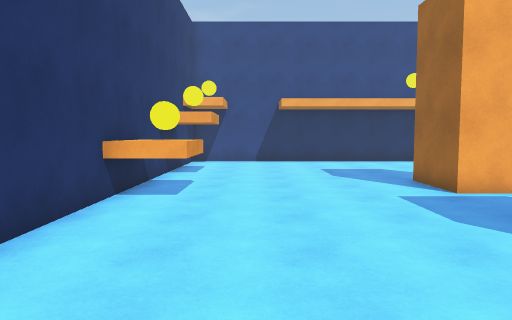
View 1 (above)

21 first-person views from a walk through a Unity game level. The camera is 1.5 m above the floor, tilts 4° down and sees 70° across. The floor is counted in squares, 1 m on a side. Each view is taken from the middle of a square. On the plan, view 1 faces up. The plan holds only what a view shows up to about 16 squares ahead; the rest is blank.

View 2
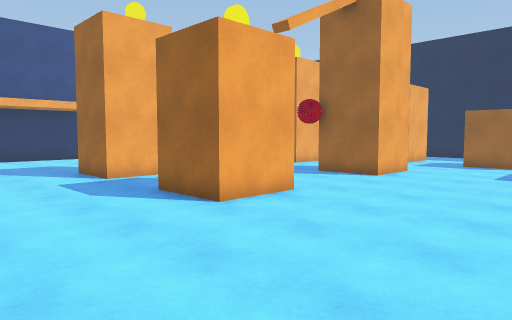

View 3
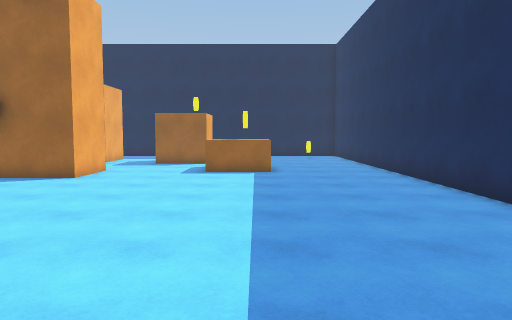

View 4
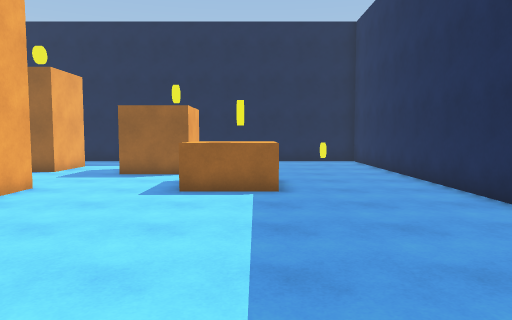

View 5
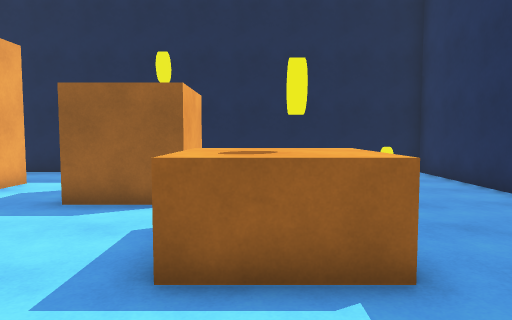

View 6
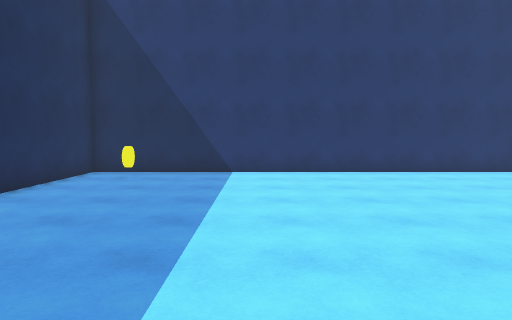

View 7
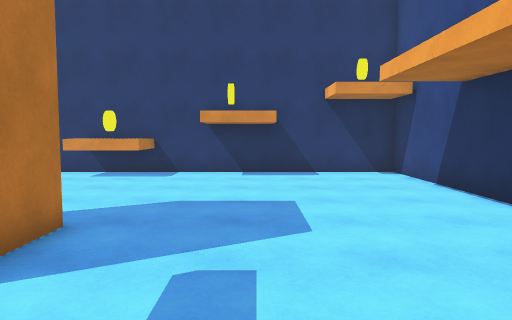

View 8
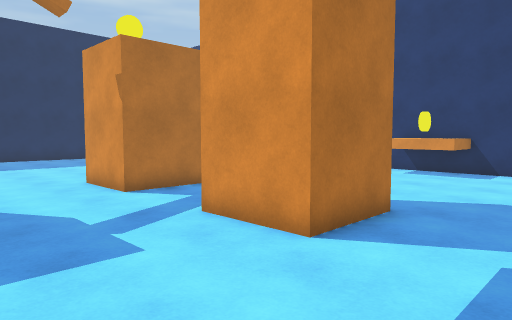

View 9
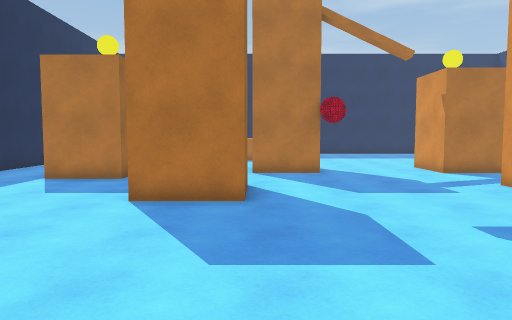

View 10
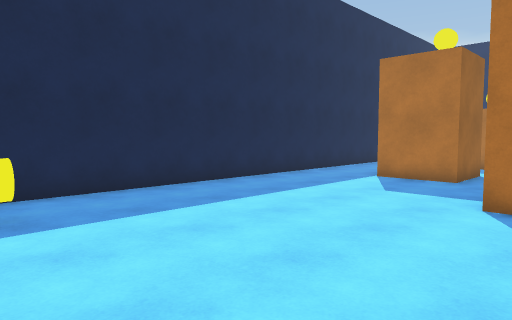

View 11
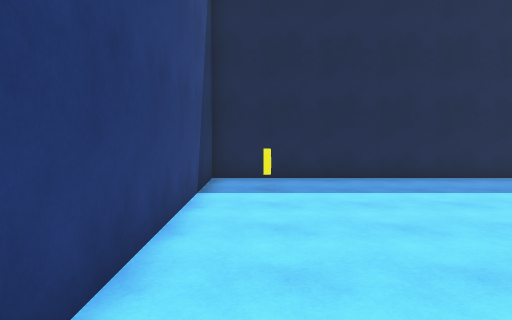

View 12
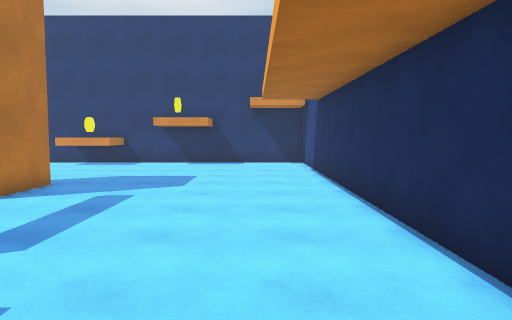

View 13
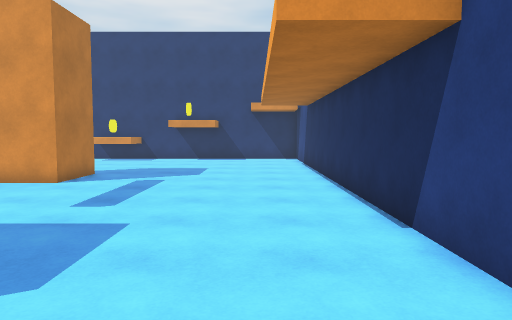

View 14
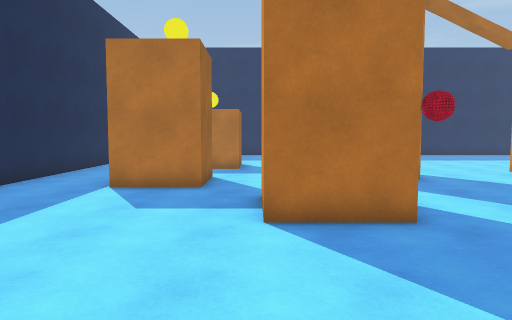

View 15
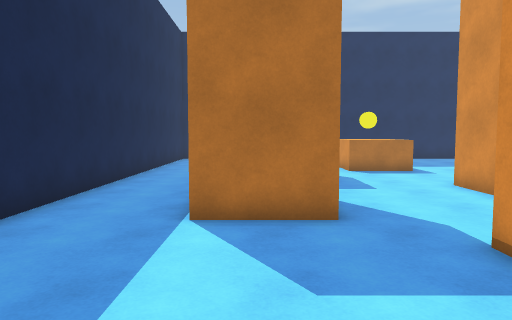

View 16
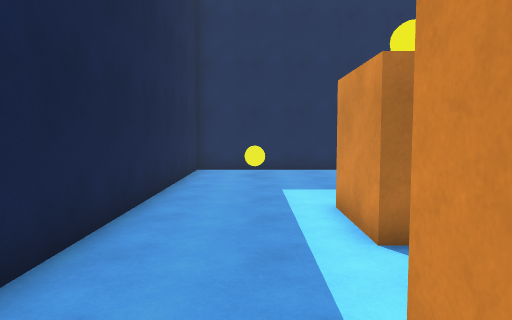

View 17
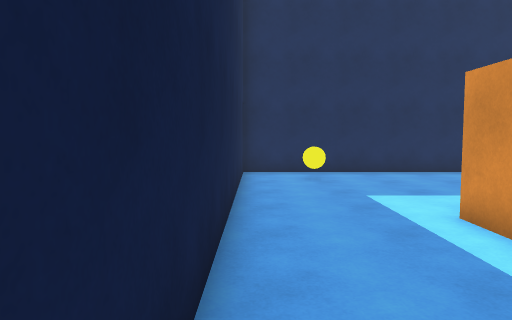

View 18
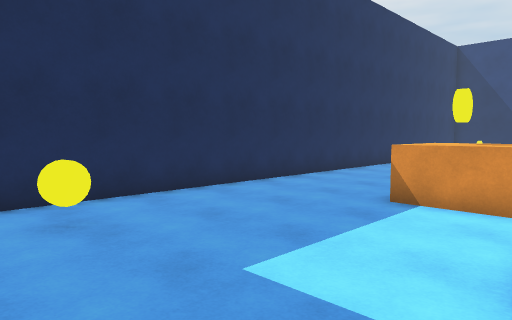

View 19
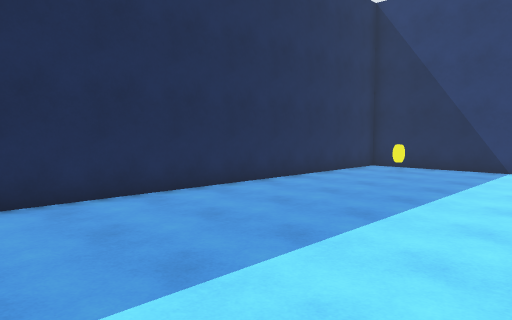

View 20
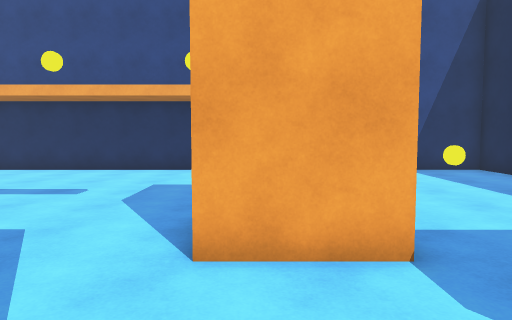

View 21
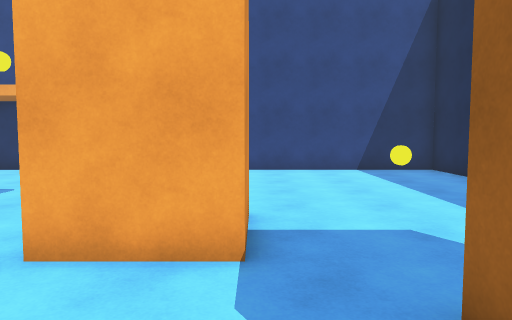

### Floor plan
Key: @ floor where view 1 was taken; # wall or solid block; . floor; ^ raised ledge; C yellow coin.
Columns run from 4 left of view 1 to 26 right of it. Each row starts with its distance up from view 1.
 21 ###############################
 20 #.............................#
 19 #..........................C..#
 18 #.............................#
 17 #.............................#
 16 #.............................#
 15 #.............................#
 14 #.............................#
 13 #.............................#
 12 #........###........##........#
 11 #^^......# ##......####.......#
 10 #CC......# ##......####.......#
  9 #^^......###........##........#
  8 #.......................###...#
  7 #.......................# #...#
  6 #........####....###....###...#
  5 #........#  #....###....###...#
  4 #........# ##....###..........#
  3 #........###.....###..........#
  2 #......................###....#
  1 #......................###....#
  0 #...@..................###....#
 -1 #..................^^^........#
 -2 #..................^C^........#
 -3 #..................^C^........#
 -4 #.............................#
 -5 #.............................#
 -6 #.C........................C..#
 -7 #.............................#
 -8 #.............................#
 -9 ###############################

Positions as (right, up) in squares from view 1, and headings:
1: (0, 0), facing up
2: (0, -3), facing up-right
3: (0, -3), facing right
4: (5, -3), facing right
5: (11, -2), facing right
6: (11, -2), facing left
7: (11, 15), facing left
8: (12, 15), facing down-left
9: (15, 20), facing down
10: (16, 20), facing down-right
11: (13, 19), facing right
12: (16, 18), facing left
13: (19, 18), facing left
14: (18, 18), facing down
15: (21, 14), facing down
16: (23, 7), facing down
17: (25, 6), facing down
18: (25, 0), facing down-left
19: (13, 0), facing down-left
20: (16, 5), facing up
21: (18, 5), facing up
